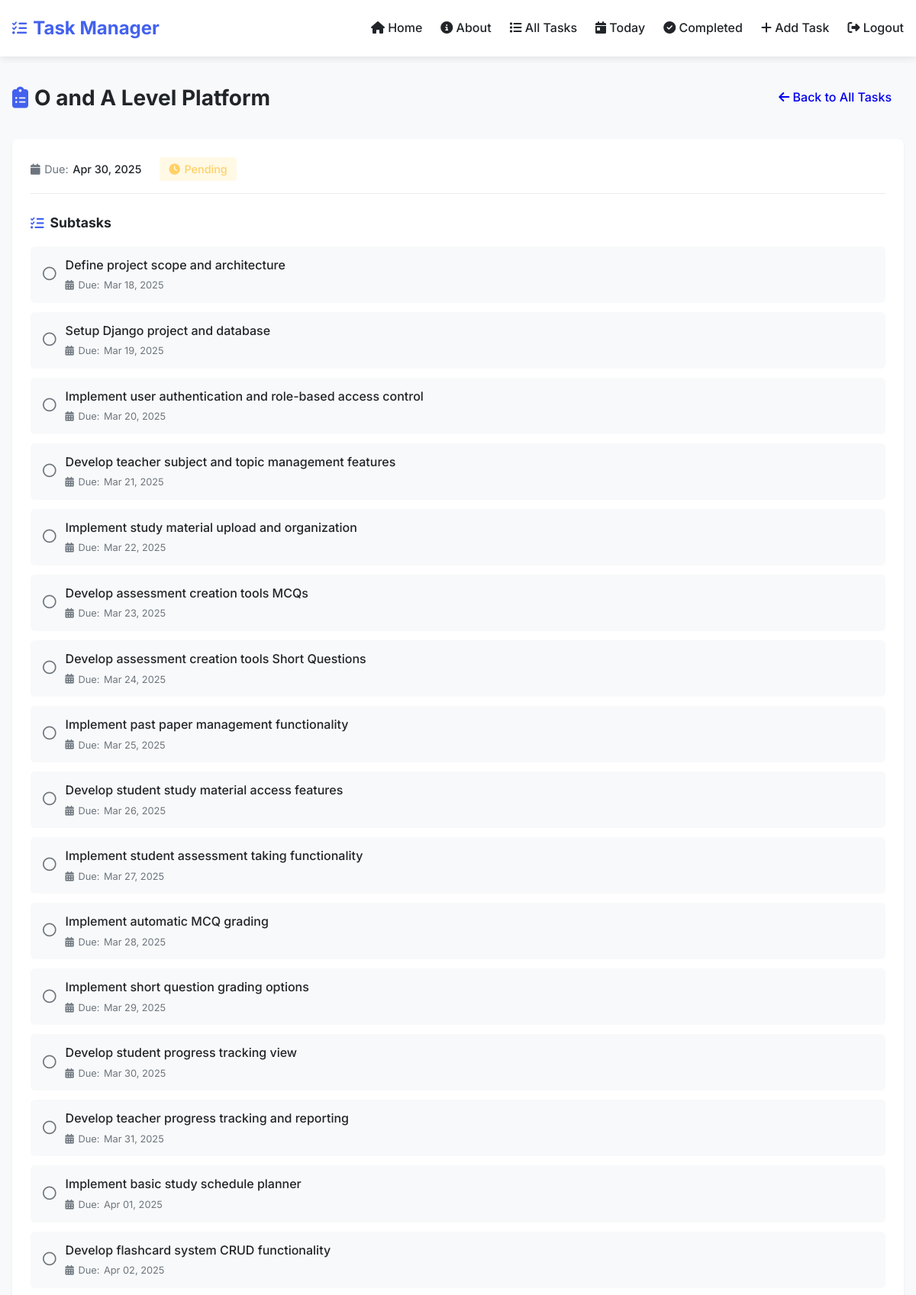
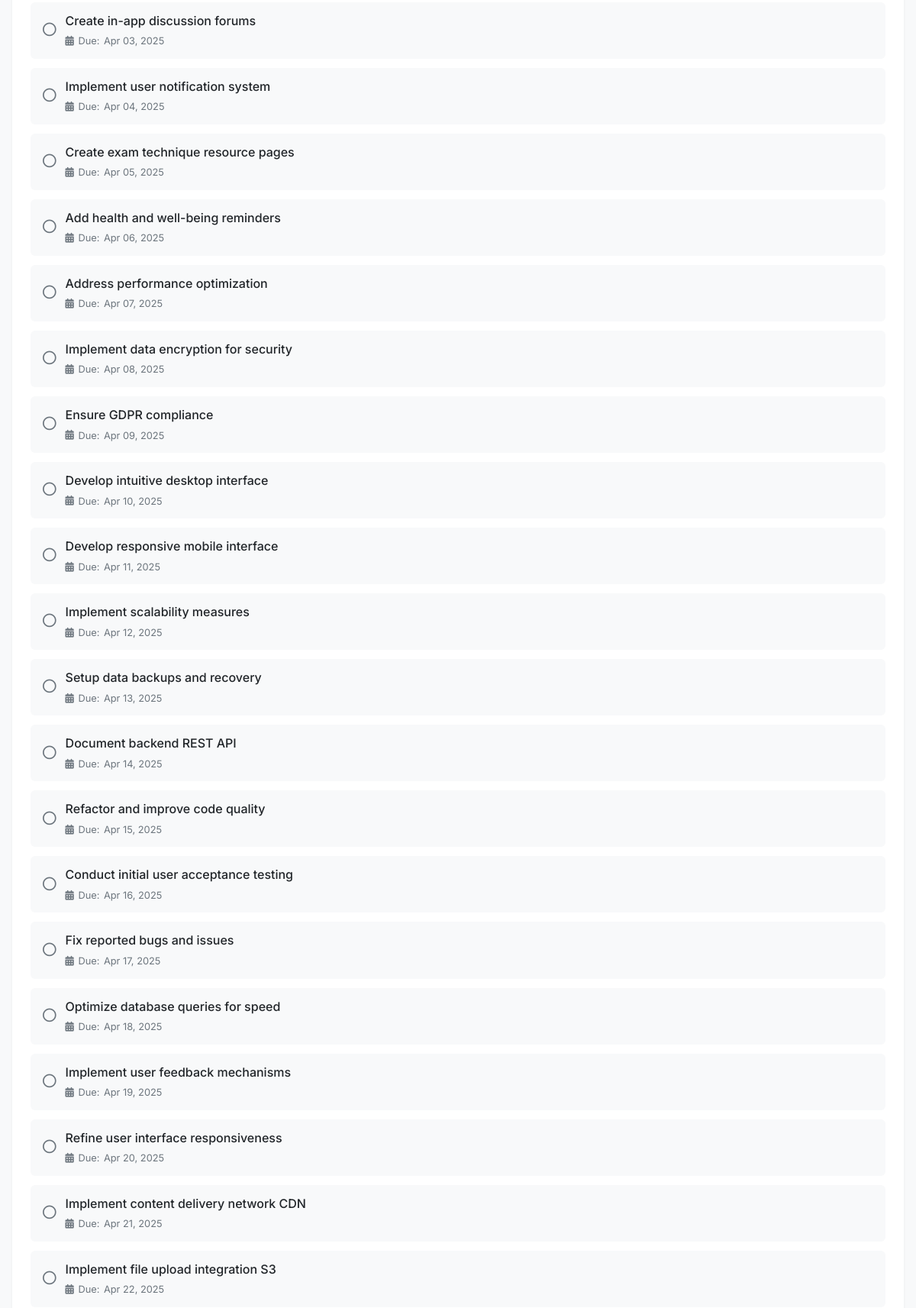
/task_detail/7/ (signed in, upper part), run on the app's committed database (2 pictures, top to bottom).
### task_manager/models.py (models this page shows, shortened)
class Task(models.Model):
    user = models.ForeignKey(settings.AUTH_USER_MODEL, on_delete=models.CASCADE)
    description = models.TextField()
    title = models.CharField(max_length=200, blank=True, null=True)  # Add title field
    start_date = models.DateField()
    due_date = models.DateField()
    priority = models.CharField(max_length=10, choices=[
        ('High', 'High'),
        ('Medium', 'Medium'),
        ('Low', 'Low'),
    ])
    completed = models.BooleanField(default=False)

class Subtask(models.Model):
    task = models.ForeignKey(Task, on_delete=models.CASCADE)
    description = models.TextField()
    due_date = models.DateField()
    completed = models.BooleanField(default=False)

### task_manager/views.py (the view)
# urls.py: path('task_detail/<int:task_id>/', views.task_detail, name='task_detail'),
@login_required
def task_detail(request, task_id):
    task = Task.objects.get(pk=task_id, user=request.user)
    subtasks = Subtask.objects.filter(task=task)
    return render(request, 'task_detail.html', {'task': task, 'subtasks': subtasks})

### task_manager/templates/task_detail.html (shortened to what this page needs)
{% extends 'base.html' %}
{% block content %}
<div class="page-header">
    <div class="page-header-content">
        <h2 class="page-title">
            <i class="fas fa-clipboard-list"></i> {{ task.title }}
        </h2>
        <div class="page-actions">
            <a href="{% url 'all_tasks' %}" class="btn btn-secondary">
                <i class="fas fa-arrow-left"></i> Back to All Tasks
            </a>
        </div>
    </div>
</div>
<div class="task-detail-card">
    <div class="task-header">
        <div class="task-info">
            <span class="task-meta">
                <i class="fas fa-calendar"></i> Due:
                <span class="task-date">{{ task.due_date|date:"M d, Y" }}</span>
            </span>
            {% if task.completed %}
                <span class="task-status completed">
                    <i class="fas fa-check-circle"></i> Completed
                </span>
            {% else %}
                <span class="task-status pending">
                    <i class="fas fa-clock"></i> Pending
                </span>
            {% endif %}
        </div>
    </div>
    {% if subtasks %}
        <div class="subtasks-container">
            <h3 class="subtasks-heading">
                <i class="fas fa-tasks"></i> Subtasks
            </h3>
            <ul class="subtasks">
                {% for subtask in subtasks %}
                    <li class="subtask-item {% if subtask.completed %}completed{% endif %}">
                        <div class="subtask-checkbox">
                            {% if subtask.completed %}
                                <i class="fas fa-check-circle"></i>
                            {% else %}
                                <i class="far fa-circle"></i>
                            {% endif %}
                        </div>
                        <div class="subtask-content">
                            <span class="subtask-description">{{ subtask.description }}</span>
                            <span class="subtask-meta">
                                <i class="fas fa-calendar-alt"></i> Due:
                                <span class="subtask-date">{{ subtask.due_date|date:"M d, Y" }}</span>
                            </span>
                        </div>
                    </li>
                {% endfor %}
            </ul>
        </div>
    {% else %}
        <div class="empty-subtasks">
            <p>No subtasks have been added to this task yet.</p>
        </div>
    {% endif %}
</div>
{% endblock %}

### task_manager/templates/base.html (style rules this page uses)
:root { --primary: #4361ee; --primary-light: #4895ef; --success: #4CAF50; --success-light: #a7e9af; --danger: #ef476f; --warning: #ffd166; --dark: #212529; --gray: #6c757d; --light: #f8f9fa; --white: #ffffff; }
* { margin: 0; padding: 0; box-sizing: border-box; }
body { font-family: 'Inter', sans-serif; line-height: 1.6; color: var(--dark); background-color: var(--light); padding: 0; margin: 0; }
.btn { display: inline-block; padding: 0.5rem 1rem; border-radius: 4px; font-weight: 500; text-decoration: none; cursor: pointer; transition: all 0.3s; border: none; }
.task-header { display: flex; justify-content: space-between; align-items: center; margin-bottom: 0.5rem; }
.task-meta { display: flex; gap: 1rem; font-size: 0.875rem; color: var(--gray); }
.task-meta span { display: flex; align-items: center; gap: 0.25rem; }

### task_manager/templates/task_detail.html (style rules this page uses)
.page-header { margin-bottom: 2rem; }
.page-header-content { display: flex; justify-content: space-between; align-items: center; }
.page-title { font-size: 1.75rem; margin: 0; color: var(--dark); display: flex; align-items: center; gap: 0.5rem; }
.page-title i { color: var(--primary); }
.task-detail-card { background-color: var(--white); border-radius: 8px; padding: 1.5rem; box-shadow: 0 2px 4px rgba(0, 0, 0, 0.05); }
.task-header { margin-bottom: 1.5rem; padding-bottom: 1rem; border-bottom: 1px solid #e9ecef; }
.task-info { display: flex; align-items: center; gap: 1.5rem; }
.task-meta { display: flex; align-items: center; gap: 0.35rem; color: var(--gray); font-size: 0.9rem; }
.task-date { color: var(--dark); font-weight: 500; }
.task-status { display: flex; align-items: center; gap: 0.35rem; font-size: 0.9rem; font-weight: 500; padding: 0.25rem 0.75rem; border-radius: 4px; }
.task-status.pending { background-color: rgba(255, 193, 7, 0.1); color: var(--warning); }
.subtasks-heading { font-size: 1.1rem; margin: 0 0 1rem 0; color: var(--dark); display: flex; align-items: center; gap: 0.5rem; }
.subtasks-heading i { color: var(--primary); }
.subtasks { list-style: none; margin: 0; padding: 0; display: flex; flex-direction: column; gap: 0.75rem; }
.subtask-item { background-color: #f8f9fa; padding: 0.75rem 1rem; border-radius: 6px; display: flex; align-items: center; gap: 0.75rem; transition: all 0.2s ease; }
.subtask-checkbox i { font-size: 1.1rem; }
.subtask-item:not(.completed) .subtask-checkbox i { color: var(--gray); }
.subtask-content { flex: 1; }
.subtask-description { display: block; font-weight: 500; margin-bottom: 0.25rem; }
.subtask-meta { display: flex; align-items: center; gap: 0.35rem; color: var(--gray); font-size: 0.8rem; }

### data on the page
Task: title "O and A Level Platform", due_date "Apr 30, 2025"
Subtask: completed False (drawn), description "Define project scope and architecture", due_date "Mar 18, 2025"
Subtask: completed False (drawn), description "Setup Django project and database", due_date "Mar 19, 2025"
Subtask: completed False (drawn), description "Implement user authentication and role-based access control", due_date "Mar 20, 2025"
Subtask: completed False (drawn), description "Develop teacher subject and topic management features", due_date "Mar 21, 2025"
Subtask: completed False (drawn), description "Implement study material upload and organization", due_date "Mar 22, 2025"
Subtask: completed False (drawn), description "Develop assessment creation tools MCQs", due_date "Mar 23, 2025"
Subtask: completed False (drawn), description "Develop assessment creation tools Short Questions", due_date "Mar 24, 2025"
Subtask: completed False (drawn), description "Implement past paper management functionality", due_date "Mar 25, 2025"
Subtask: completed False (drawn), description "Develop student study material access features", due_date "Mar 26, 2025"
Subtask: completed False (drawn), description "Implement student assessment taking functionality", due_date "Mar 27, 2025"
Subtask: completed False (drawn), description "Implement automatic MCQ grading", due_date "Mar 28, 2025"
Subtask: completed False (drawn), description "Implement short question grading options", due_date "Mar 29, 2025"
Subtask: completed False (drawn), description "Develop student progress tracking view", due_date "Mar 30, 2025"
Subtask: completed False (drawn), description "Develop teacher progress tracking and reporting", due_date "Mar 31, 2025"
Subtask: completed False (drawn), description "Implement basic study schedule planner", due_date "Apr 01, 2025"
Subtask: completed False (drawn), description "Develop flashcard system CRUD functionality", due_date "Apr 02, 2025"
Subtask: completed False (drawn), description "Create in-app discussion forums", due_date "Apr 03, 2025"
Subtask: completed False (drawn), description "Implement user notification system", due_date "Apr 04, 2025"
Subtask: completed False (drawn), description "Create exam technique resource pages", due_date "Apr 05, 2025"
Subtask: completed False (drawn), description "Add health and well-being reminders", due_date "Apr 06, 2025"
Subtask: completed False (drawn), description "Address performance optimization", due_date "Apr 07, 2025"
Subtask: completed False (drawn), description "Implement data encryption for security", due_date "Apr 08, 2025"
Subtask: completed False (drawn), description "Ensure GDPR compliance", due_date "Apr 09, 2025"
Subtask: completed False (drawn), description "Develop intuitive desktop interface", due_date "Apr 10, 2025"
Subtask: completed False (drawn), description "Develop responsive mobile interface", due_date "Apr 11, 2025"
Subtask: completed False (drawn), description "Implement scalability measures", due_date "Apr 12, 2025"
Subtask: completed False (drawn), description "Setup data backups and recovery", due_date "Apr 13, 2025"
Subtask: completed False (drawn), description "Document backend REST API", due_date "Apr 14, 2025"
Subtask: completed False (drawn), description "Refactor and improve code quality", due_date "Apr 15, 2025"
Subtask: completed False (drawn), description "Conduct initial user acceptance testing", due_date "Apr 16, 2025"
Subtask: completed False (drawn), description "Fix reported bugs and issues", due_date "Apr 17, 2025"
Subtask: completed False (drawn), description "Optimize database queries for speed", due_date "Apr 18, 2025"
Subtask: completed False (drawn), description "Implement user feedback mechanisms", due_date "Apr 19, 2025"
Subtask: completed False (drawn), description "Refine user interface responsiveness", due_date "Apr 20, 2025"
Subtask: completed False (drawn), description "Implement content delivery network CDN", due_date "Apr 21, 2025"
Subtask: completed False (drawn), description "Implement file upload integration S3", due_date "Apr 22, 2025"
